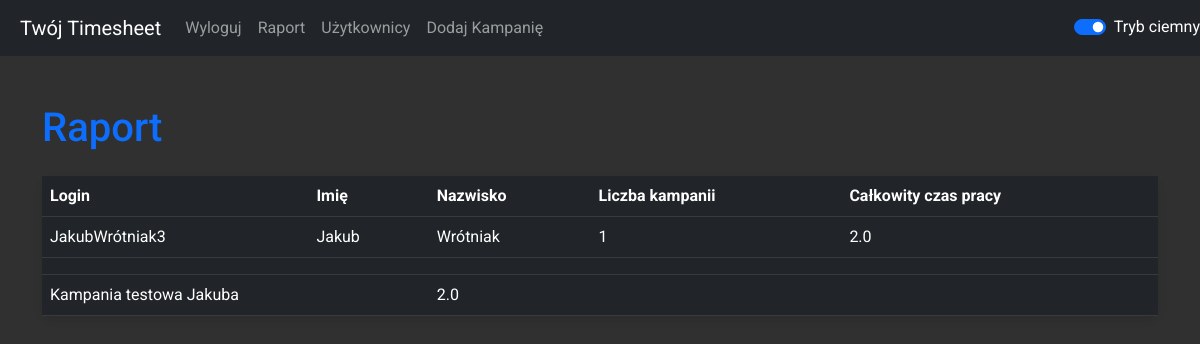
The app's page /report (signed in) with its own data.
### timesheet.py (models this page shows)
class User(UserMixin, db.Model):
    id = db.Column(db.Integer, primary_key=True, autoincrement=True)
    first_name = db.Column(db.String(50), nullable=False)
    last_name = db.Column(db.String(50), nullable=False)
    pesel = db.Column(db.String(11), unique=True, nullable=False)
    service_line = db.Column(db.String(50), nullable=False)
    password = db.Column(db.String(200), nullable=False)
    username_and_id = db.Column(db.String(100), unique=True, nullable=False)
    campaigns = db.relationship('Campaign', back_populates='user', lazy=True)
    supervisor_id = db.Column(db.Integer, db.ForeignKey('user.id'))
    supervised = db.relationship('User', back_populates='supervisor', foreign_keys=[supervisor_id])
    supervisor = db.relationship('User', back_populates='supervised', remote_side=[id], post_update=True)

class Campaign(db.Model):
    id = db.Column(db.Integer, primary_key=True)
    campaign_id = db.Column(db.Integer, unique=True, nullable=False, default=lambda: random.randint(1000, 9999))
    name = db.Column(db.String(100), nullable=False)
    start_date = db.Column(db.DateTime, nullable=False)
    end_date = db.Column(db.DateTime, nullable=False)
    user_id = db.Column(db.Integer, db.ForeignKey('user.id'), nullable=False)
    created_date = db.Column(db.DateTime, default=datetime.utcnow)
    total_work_time = db.Column(db.Float, default=0.0)
    user = db.relationship('User', back_populates='campaigns')

### timesheet.py (the view)
@app.route('/report', methods=['GET'])
@login_required
def report():
    users = current_user.supervised
    return render_template('report.html', users=users)

### timesheet.py (called while the page is built)
@login_manager.user_loader
def load_user(user_id):
    return User.query.get(int(user_id))

### templates/report.html
{% extends 'base.html' %}
{% block content %}
    <h1 class="mt-5 text-primary">Raport</h1>
    <table class="table mt-4 report-table table-dark-mode">
        <thead>
            <tr>
                <th>Login</th>
                <th>Imię</th>
                <th>Nazwisko</th>
                <th>Liczba kampanii</th>
                <th>Całkowity czas pracy</th>
            </tr>
        </thead>
        <tbody>
            {% for user in users %}
                <tr class="font-weight-bold">
                    <td>{{ user.username_and_id }}</td>
                    <td>{{ user.first_name }}</td>
                    <td>{{ user.last_name }}</td>
                    <td>{{ user.campaigns|length }}</td>
                    <td>{{ user.campaigns|sum(attribute='total_work_time') }}</td>
                </tr>
                <tr>
                    <td colspan="5"></td>
                </tr>
                {% for campaign in user.campaigns %}
                    <tr>
                        <td colspan="2">{{ campaign.name }}</td>
                        <td colspan="3">{{ campaign.total_work_time }}</td>
                    </tr>
                {% endfor %}
            {% endfor %}
        </tbody>
    </table>
{% endblock %}

### static/styles.css (style rules this page uses)
body.dark-mode { background-color: #303030; color: #ffffff; font-family: 'Roboto', sans-serif; }
body.dark-mode .table, body:not(.dark-mode) .table { background-color: #424242 !important; color: #fff !important; box-shadow: 0 4px 8px rgba(0, 0, 0, 0.1); }
body.dark-mode .table.report-table { background-color: #424242 !important; color: #fff !important; box-shadow: 0 4px 8px rgba(0, 0, 0, 0.1); }
.table { border-radius: 10px !important; }
body.dark-mode .table, body:not(.dark-mode) .table { border-radius: 10px !important; }
body:not(.dark-mode) .table.report-table, body.dark-mode .table.report-table { border-radius: 10px !important; }

### records on screen
User: username_and_id "JakubWrótniak3", first_name "Jakub", last_name "Wrótniak", campaigns|length "1", campaigns|sum "2.0"
Campaign: name "Kampania testowa Jakuba", total_work_time "2.0"
